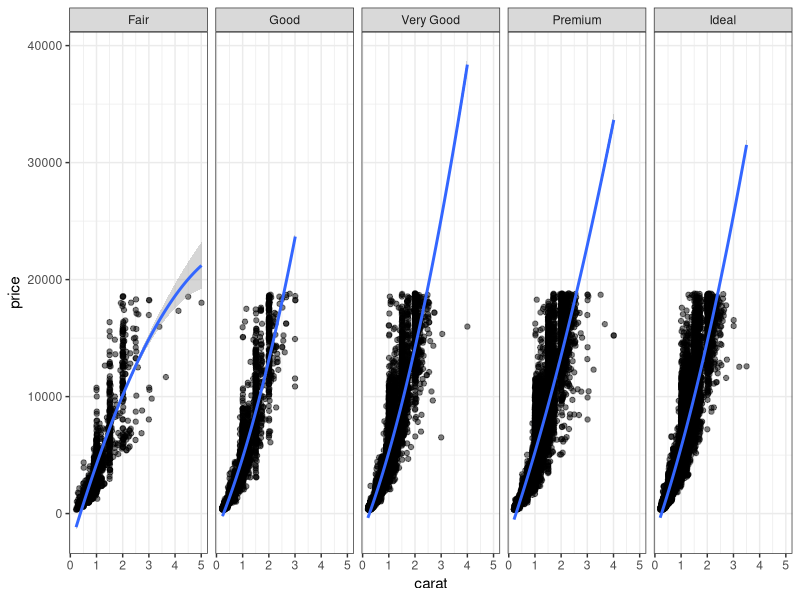
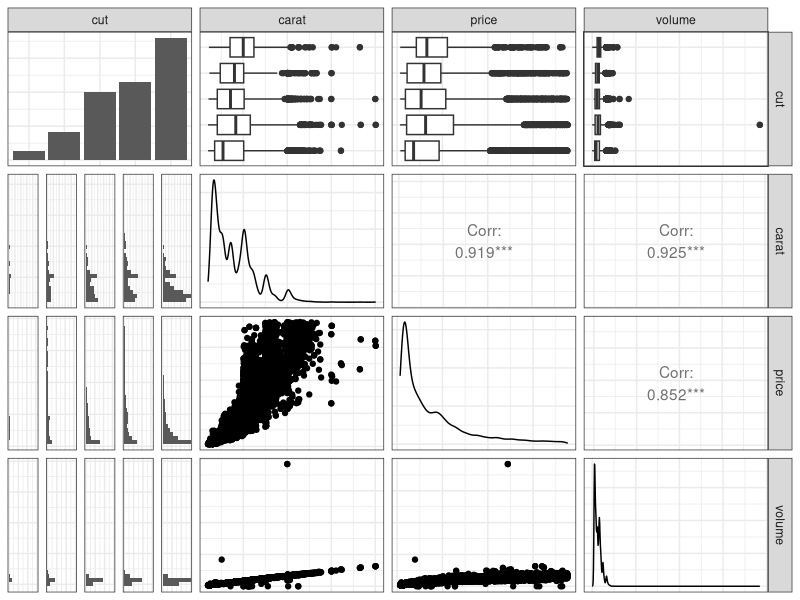

Generate these figures, in order, with R:
# Script Name: 1808GrammarOfGraphics-DSCI.R
# Purpose: Example of using ggplot and dplyr on caret dataset
# Authors: Deep Ganguli http://technology.stitchfix.com/blog/2015/03/17/grammar-of-data-science/
# License: Creative Commons Attribution-ShareAlike 4.0 International License.

##########
# Latest Changelog Entires:
# v0.00.01 - from twitter
# In this article he compares EDA in R and Python 
# R code goes below

library(ggplot2) # load package

? ggplot2

library(dplyr)  #load package

? dplyr

data(diamonds)  # load dataset that comes with ggplot

head(diamonds) # Return the First or Last Part of an Object
str(diamonds) # Compactly Display the Structure of an Arbitrary R Object
summary(diamonds) #  produce result summaries of the results of 
                  # various model fitting functions

# now some compact ggplot2 EDA code

# %>% operator (gross looking!) is a pipe 
  # which simply passes the output of the left operator 
  # as the first argument to the right operator

diamonds %>% 
  ggplot(aes(x = carat,y = price)) +  # aes is aesthetic mapping
  geom_point(alpha = 0.5) + # each data point as a point 
  facet_grid(~cut) + # facet the scatter plot on cut, color or clarity
  stat_smooth(method = lm, formula = y ~ poly(x,2)) + # fit a 2nd order lin. model
  theme_bw()

# With this simple visualization, 
  # we can quickly see that price increases with carat size,
   # the relationship is nonlinear, 
    # there are some outliers, 
    # and the relationship does not depend too heavily on cut. 

# Now lets use some extensions to GGplot 2; ie GGally and GGpairs

library(GGally) # a ggplot2 extentsion; gallery of plot templates

? GGally  # This doesn't work for the GGally package

?? GGally # So try this

diamonds %>% 
  mutate(volume = x*y*z) %>%    # in the pipe calculate the volume
  select(cut, carat, price, volume) %>% 
  sample_frac(0.5, replace = TRUE) %>% 
  ggpairs(axisLabels = "none") + 
  theme_bw() 

# mutate, select, and sample_frac (verbs!) 
# part of the grammar of graphics
# are part of the dplyr data manipulation library

######
# Keep a complete change log history at bottom of file.
# Complete Change Log History
# v0.00.00 - 1405-07 - Nick Wheeler made the blank script
